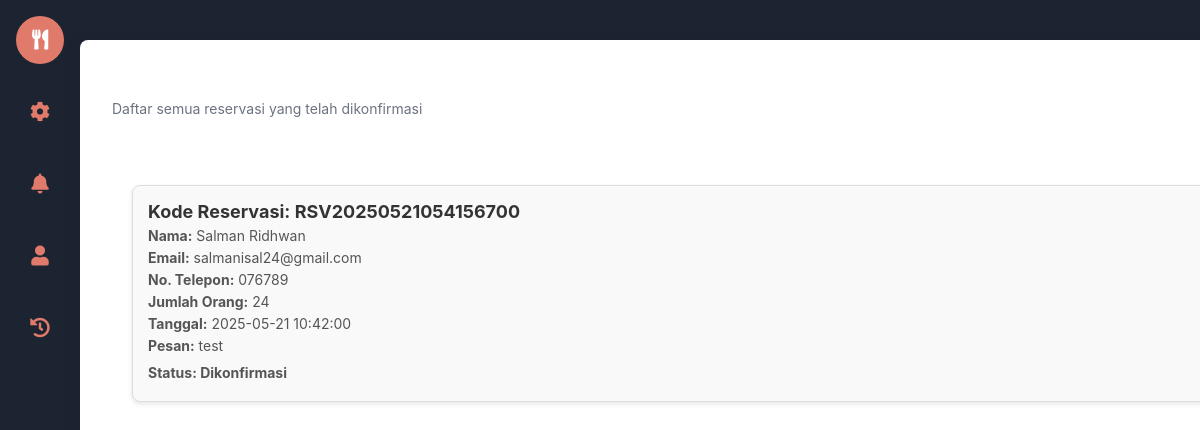
/WEBPRO/pages/kasir/reservasi_kasir.php, run on an earlier commit of the app's database.
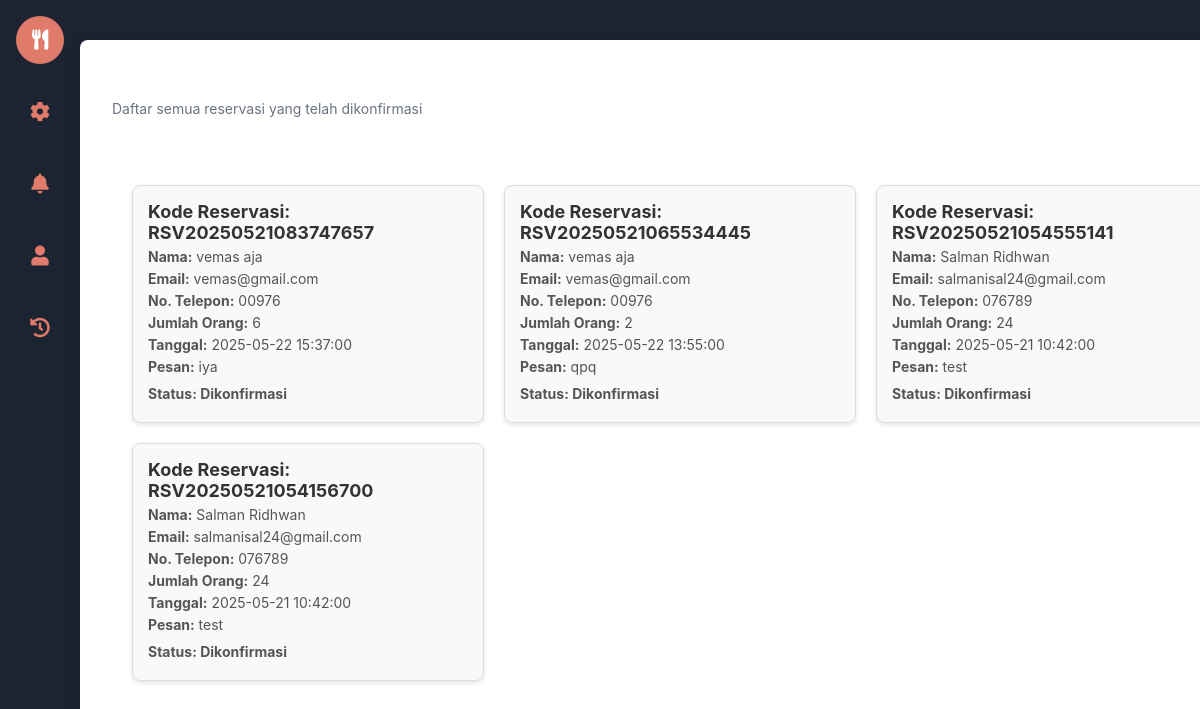
And on a later commit of the database.
### tables this page shows
CREATE TABLE `reservasi` (
  `id` int(11) NOT NULL,
  `user_id` int(11) DEFAULT NULL,
  `kode_reservasi` varchar(20) DEFAULT NULL,
  `tanggal_reservasi` datetime DEFAULT NULL,
  `jumlah_orang` int(11) DEFAULT NULL,
  `email` varchar(255) NOT NULL,
  `message` varchar(255) NOT NULL,
  `no_telp` varchar(20) NOT NULL,
  `status` enum('pending','dikonfirmasi','dibatalkan') DEFAULT NULL,
  `created_at` timestamp NOT NULL DEFAULT current_timestamp(),
  `updated_at` timestamp NOT NULL DEFAULT current_timestamp() ON UPDATE current_timestamp()
);

CREATE TABLE `users` (
  `id` int(11) NOT NULL,
  `role` enum('admin','kasir','member') DEFAULT NULL,
  `username` varchar(50) DEFAULT NULL,
  `password` varchar(255) DEFAULT NULL,
  `nama` varchar(100) DEFAULT NULL,
  `email` varchar(100) DEFAULT NULL,
  `no_telp` varchar(20) DEFAULT NULL,
  `gender` enum('male','female') DEFAULT NULL,
  `alamat` text DEFAULT NULL,
  `profile_picture` varchar(255) DEFAULT NULL,
  `created_at` timestamp NOT NULL DEFAULT current_timestamp(),
  `updated_at` timestamp NOT NULL DEFAULT current_timestamp() ON UPDATE current_timestamp()
);

### WEBPRO/pages/kasir/reservasi_kasir.php (the view, shortened to what this page needs)
<?php
include '../../koneksi.php';
$sql = "SELECT reservasi.*, users.nama
        FROM reservasi
        JOIN users ON reservasi.user_id = users.id
        WHERE reservasi.status = 'dikonfirmasi'
        ORDER BY reservasi.created_at DESC";
$result = $conn->query($sql);
?>
<!DOCTYPE html>
<html lang="en">
<head>
    <link rel="stylesheet" href="https://cdnjs.cloudflare.com/ajax/libs/font-awesome/5.15.3/css/all.min.css" />
    <link href="../../css/kasir.css" rel="stylesheet">
</head>
<body>
    <div class="container" role="main">
        <?php include '../../views/kasir/sidebar.php'; ?>
        <main>
            <header>
                <h1>Reservasi Kasir</h1>
                <p>Daftar semua reservasi yang telah dikonfirmasi</p>
            </header>
            <section class="reservasi-section" aria-label="Reservation List">
                <div class="reservasi-container">
                    <?php if ($result->num_rows > 0): ?>
                        <div class="reservasi-grid">
                            <?php while ($row = $result->fetch_assoc()): ?>
                                <div class="reservasi-card">
                                    <h3>Kode Reservasi: <?php echo $row['kode_reservasi']; ?></h3>
                                    <p><strong>Nama:</strong> <?php echo htmlspecialchars($row['nama']); ?></p>
                                    <p><strong>Email:</strong> <?php echo htmlspecialchars($row['email']); ?></p>
                                    <p><strong>No. Telepon:</strong> <?php echo htmlspecialchars($row['no_telp']); ?></p>
                                    <p><strong>Jumlah Orang:</strong> <?php echo $row['jumlah_orang']; ?></p>
                                    <p><strong>Tanggal:</strong> <?php echo $row['tanggal_reservasi']; ?></p>
                                    <p><strong>Pesan:</strong> <?php echo $row['message']; ?></p>
                                    <p class="status status-dikonfirmasi">Status: Dikonfirmasi</p>
                                </div>
                            <?php endwhile; ?>
                        </div>
                    <?php else: ?>
                        <p class="no-reservasi">Tidak ada reservasi yang tersedia.</p>
                    <?php endif; ?>
                </div>
            </section>
        </main>
    </div>
</body>
</html>

What changed in the data, as far as the page shows it:
added reservasi: kode_reservasi "RSV20250521083747657", user.nama "vemas aja", email "vemas@gmail.com", no_telp "00976", jumlah_orang "6", tanggal_reservasi "2025-05-22 15:37:00", message "iya"
added reservasi: kode_reservasi "RSV20250521065534445", user.nama "vemas aja", email "vemas@gmail.com", no_telp "00976", jumlah_orang "2", tanggal_reservasi "2025-05-22 13:55:00", message "qpq"
now on this page (row edited): reservasi: kode_reservasi "RSV20250521054555141", user.nama "Salman Ridhwan", email "salmanisal24@gmail.com", no_telp "076789", jumlah_orang "24", tanggal_reservasi "2025-05-21 10:42:00", message "test"
